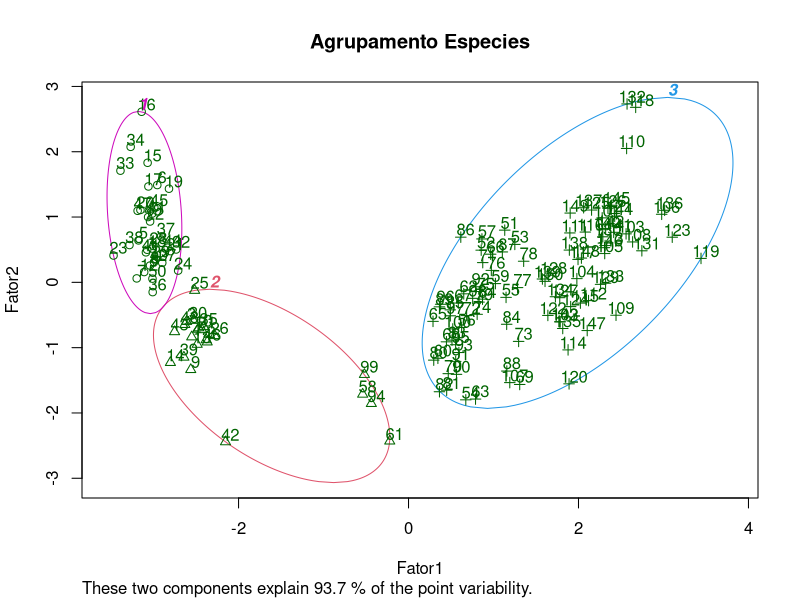
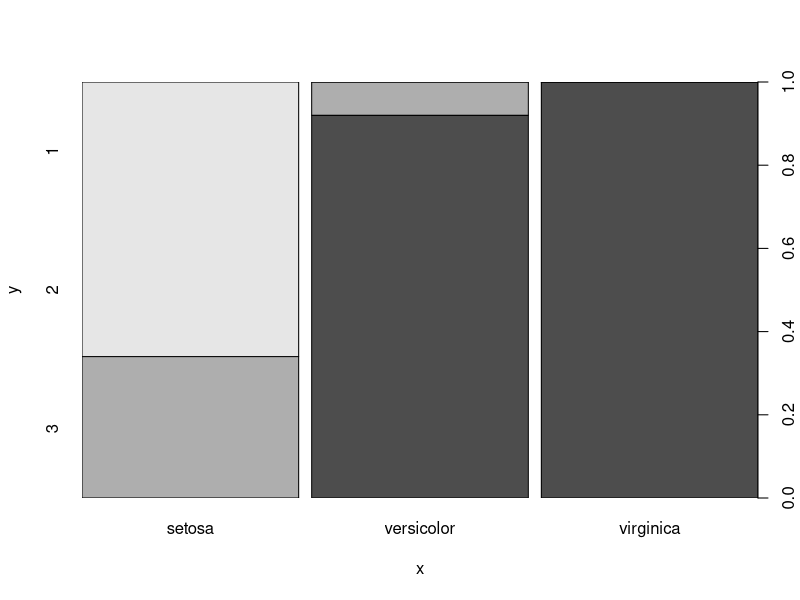

These charts were generated, in order, by the following R code:
library(cluster)

irisNumerica <- iris[, -5]
str(irisNumerica)

set.seed(1)
sample(1:10,5)
kIris = kmeans(irisNumerica[,1:4], centers = 3)

cIris = kIris$cluster
irisNumerica$cluster <- as.factor(kIris$cluster)
irisNumerica$Species <- iris$Species

clusplot(irisNumerica, cIris, xlab = 'Fator1', ylab = 'Fator2', main = 'Agrupamento Especies', lines = 0, shade = F, color = TRUE, labels = 2)
plot(irisNumerica$Species, irisNumerica$cluster)
